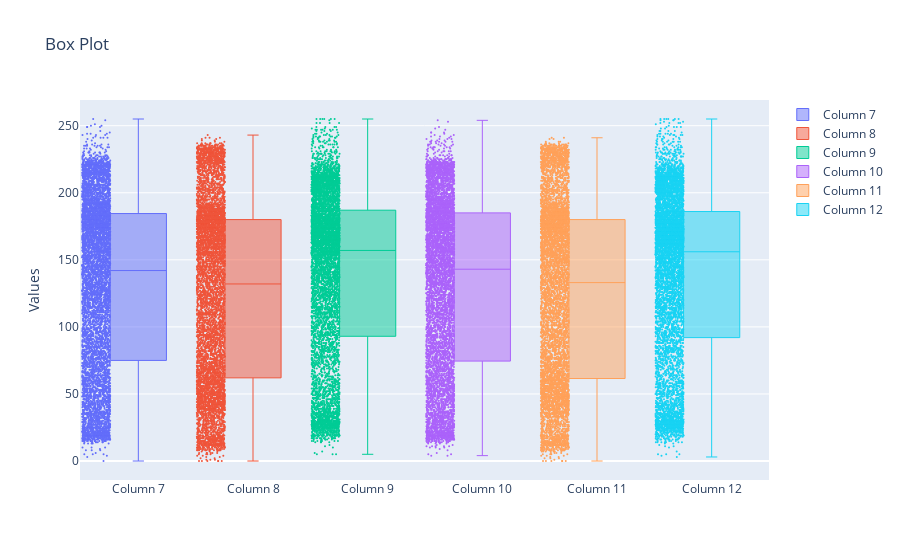

The notebook cell saved with this chart:
### Code cell
import plotly.graph_objects as go

# Select the desired columns
columns = [7, 8, 9, 10, 11, 12]

# Create box plot traces
traces = []
for column in columns:
    trace = go.Box(
        y=df[column],
        name=f'Column {column}',
        boxpoints='all',
        jitter=0.5,
        whiskerwidth=0.2,
        marker=dict(size=2),
        line=dict(width=1)
    )
    traces.append(trace)

# Create layout
layout = go.Layout(
    title='Box Plot',
    yaxis=dict(title='Values')
)

# Create figure
fig = go.Figure(data=traces, layout=layout)

# Display the figure
fig.show()

### Figure 1 — Plotly figure (JSON) as saved in the notebook; plotly's stock layout.template omitted (floating-point values rounded to 4 significant figures; data arrays with more than 128 entries replaced by an {"elided": "..."} marker saying what was removed)
{"data": [{"boxpoints": "all", "jitter": 0.5, "line": {"width": 1}, "marker": {"size": 2}, "name": "Column 7", "type": "box", "whiskerwidth": 0.2, "y": {"elided": "6844 int values"}}, {"boxpoints": "all", "jitter": 0.5, "line": {"width": 1}, "marker": {"size": 2}, "name": "Column 8", "type": "box", "whiskerwidth": 0.2, "y": {"elided": "6844 int values"}}, {"boxpoints": "all", "jitter": 0.5, "line": {"width": 1}, "marker": {"size": 2}, "name": "Column 9", "type": "box", "whiskerwidth": 0.2, "y": {"elided": "6844 int values"}}, {"boxpoints": "all", "jitter": 0.5, "line": {"width": 1}, "marker": {"size": 2}, "name": "Column 10", "type": "box", "whiskerwidth": 0.2, "y": {"elided": "6844 int values"}}, {"boxpoints": "all", "jitter": 0.5, "line": {"width": 1}, "marker": {"size": 2}, "name": "Column 11", "type": "box", "whiskerwidth": 0.2, "y": {"elided": "6844 int values"}}, {"boxpoints": "all", "jitter": 0.5, "line": {"width": 1}, "marker": {"size": 2}, "name": "Column 12", "type": "box", "whiskerwidth": 0.2, "y": {"elided": "6844 int values"}}], "layout": {"title": {"text": "Box Plot"}, "yaxis": {"title": {"text": "Values"}}}}
